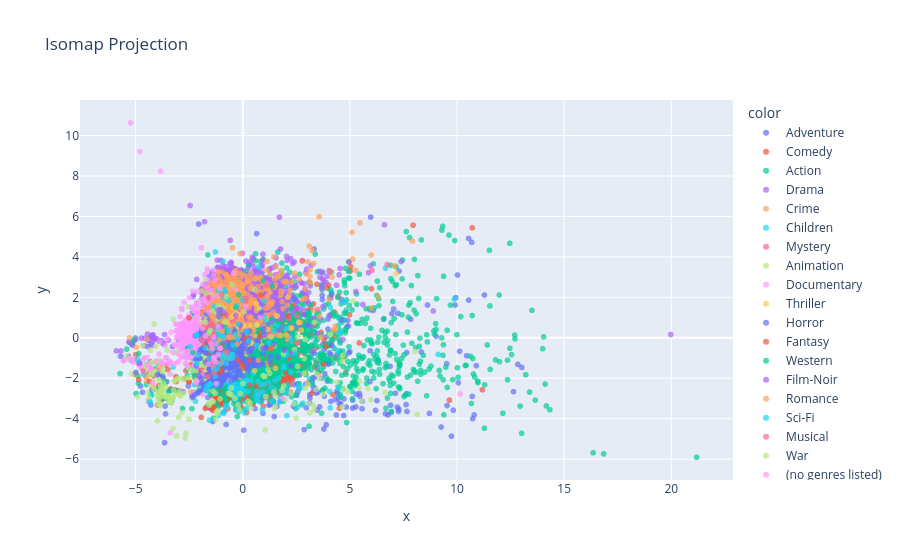

Notebook code cell kept with this figure:
### Markdown cell above
ISOMAP

### Code cell
embedding = Isomap(n_components = 2, n_neighbors= 30)
X_isomap = embedding.fit_transform(X_combined)
fig_iso = px.scatter( x = X_isomap[:,0], y =X_isomap[:,1], color = y, opacity = 0.7, title = 'Isomap Projection')
fig_iso.show()

### Figure 1 — Plotly figure (JSON) as saved in the notebook; plotly's stock layout.template omitted (floating-point values rounded to 4 significant figures; data arrays with more than 128 entries replaced by an {"elided": "..."} marker saying what was removed)
{"data": [{"hovertemplate": "color=Adventure<br>x=%{x}<br>y=%{y}<extra></extra>", "legendgroup": "Adventure", "marker": {"color": "#636efa", "opacity": 0.7, "symbol": "circle"}, "mode": "markers", "name": "Adventure", "showlegend": true, "type": "scattergl", "x": {"elided": "653 float values"}, "xaxis": "x", "y": {"elided": "653 float values"}, "yaxis": "y"}, {"hovertemplate": "color=Comedy<br>x=%{x}<br>y=%{y}<extra></extra>", "legendgroup": "Comedy", "marker": {"color": "#EF553B", "opacity": 0.7, "symbol": "circle"}, "mode": "markers", "name": "Comedy", "showlegend": true, "type": "scattergl", "x": {"elided": "2779 float values"}, "xaxis": "x", "y": {"elided": "2779 float values"}, "yaxis": "y"}, {"hovertemplate": "color=Action<br>x=%{x}<br>y=%{y}<extra></extra>", "legendgroup": "Action", "marker": {"color": "#00cc96", "opacity": 0.7, "symbol": "circle"}, "mode": "markers", "name": "Action", "showlegend": true, "type": "scattergl", "x": {"elided": "1828 float values"}, "xaxis": "x", "y": {"elided": "1828 float values"}, "yaxis": "y"}, {"hovertemplate": "color=Drama<br>x=%{x}<br>y=%{y}<extra></extra>", "legendgroup": "Drama", "marker": {"color": "#ab63fa", "opacity": 0.7, "symbol": "circle"}, "mode": "markers", "name": "Drama", "showlegend": true, "type": "scattergl", "x": {"elided": "2226 float values"}, "xaxis": "x", "y": {"elided": "2226 float values"}, "yaxis": "y"}, {"hovertemplate": "color=Crime<br>x=%{x}<br>y=%{y}<extra></extra>", "legendgroup": "Crime", "marker": {"color": "#FFA15A", "opacity": 0.7, "symbol": "circle"}, "mode": "markers", "name": "Crime", "showlegend": true, "type": "scattergl", "x": {"elided": "537 float values"}, "xaxis": "x", "y": {"elided": "537 float values"}, "yaxis": "y"}, {"hovertemplate": "color=Children<br>x=%{x}<br>y=%{y}<extra></extra>", "legendgroup": "Children", "marker": {"color": "#19d3f3", "opacity": 0.7, "symbol": "circle"}, "mode": "markers", "name": "Children", "showlegend": true, "type": "scattergl", "x": {"elided": "197 float values"}, "xaxis": "x", "y": {"elided": "197 float values"}, "yaxis": "y"}, {"hovertemplate": "color=Mystery<br>x=%{x}<br>y=%{y}<extra></extra>", "legendgroup": "Mystery", "marker": {"color": "#FF6692", "opacity": 0.7, "symbol": "circle"}, "mode": "markers", "name": "Mystery", "showlegend": true, "type": "scattergl", "x": [6.028, 6.743, -0.398, -0.736, -0.5639, -0.9309, 1.107, -0.74, 1.313, -0.7736, -0.632, -0.3629, -0.8191, -0.4497, 0.1936, -0.3935, 0.03647, 4.063, -0.7019, -1.201, -0.5645, -0.6249, -0.8976, 3.502, -0.8936, -0.1629, -0.6756, -0.9735, -0.02528, 1.043, -0.2014, -1.593, -0.784, -2.283, 0.1421, -0.5752, 2.531, -0.6312, -0.6891, 2.148, 0.004257, -0.6897, -1.088, -1.164, -4.724, -1.427, -0.3539, 2.575], "xaxis": "x", "y": [3.334, 3.624, -0.1379, 0.5971, 0.3281, 0.6528, 2.583, 1.096, 0.1061, 0.722, 0.7606, -0.4467, 0.2305, 0.9023, 0.04734, 0.4456, 0.06929, 3.267, -0.1528, -1.478, 0.5791, -0.5398, -1.536, 1.403, 0.3135, 0.503, -0.6583, 0.9714, -0.1193, 0.1116, -0.3448, -0.2064, -0.9319, -0.7318, 1.823, 0.49, 1.073, 0.2942, 0.6244, 0.9576, -0.6968, 0.2689, -1.498, -1.516, -1.481, -1.436, 1.036, -0.2272], "yaxis": "y"}, {"hovertemplate": "color=Animation<br>x=%{x}<br>y=%{y}<extra></extra>", "legendgroup": "Animation", "marker": {"color": "#B6E880", "opacity": 0.7, "symbol": "circle"}, "mode": "markers", "name": "Animation", "showlegend": true, "type": "scattergl", "x": {"elided": "298 float values"}, "xaxis": "x", "y": {"elided": "298 float values"}, "yaxis": "y"}, {"hovertemplate": "color=Documentary<br>x=%{x}<br>y=%{y}<extra></extra>", "legendgroup": "Documentary", "marker": {"color": "#FF97FF", "opacity": 0.7, "symbol": "circle"}, "mode": "markers", "name": "Documentary", "showlegend": true, "type": "scattergl", "x": {"elided": "386 float values"}, "xaxis": "x", "y": {"elided": "386 float values"}, "yaxis": "y"}, {"hovertemplate": "color=Thriller<br>x=%{x}<br>y=%{y}<extra></extra>", "legendgroup": "Thriller", "marker": {"color": "#FECB52", "opacity": 0.7, "symbol": "circle"}, "mode": "markers", "name": "Thriller", "showlegend": true, "type": "scattergl", "x": [0.858, -0.2353, 0.1517, -0.3392, -0.02534, 7.153, 0.5003, 1.291, -0.5293, 0.5508, 2.094, 1.604, -0.6119, -0.1001, 2.021, -0.2905, -0.3156, -0.1487, -0.4389, -0.8665, -0.9794, -0.7437, -1.039, 1.145, -0.8509, -0.7173, 2.727, -0.3586, -0.3072, -0.08965, -0.5381, -0.1836, 0.3997, -0.648, 0.05932, -0.5801, 0.3641, 0.1325, -0.8472, -0.3837, -0.07449, 1.756, 0.5243, 1.476, 1.526, 2.606, 1.018, -0.6127, -0.5591, -0.738, -0.2068, -0.3165, 0.942, -0.03403, -1.532, 2.282, 0.8859, -0.5797, -0.2101, -0.7093, -0.9201, -0.3116, -0.5637, -0.6438, -0.5551, -0.175, -0.6375, -0.6654, -0.586, -0.1759, 0.6191, -0.5797, -0.7371, 0.07119, -0.7919, -0.6134, 0.0544, -0.4169, 0.6782, -1.078, -0.424, -0.473, -0.6017, 0.7819], "xaxis": "x", "y": [-0.5003, -0.1854, -0.7823, 0.113, -0.08829, 3.177, -0.2566, -0.5072, -0.1578, -1.629, 1.995, 1.075, -0.2691, -1.143, 0.1364, 0.5254, 0.3324, -0.03576, 0.4917, 0.3563, -0.4597, -0.6279, 0.2549, 0.4192, -0.6752, 0.502, 0.379, 0.4419, 0.2478, -0.1956, 1.024, -1.366, -0.3738, 0.6082, -0.5796, -1.086, 0.624, -0.1882, 0.3725, -1.046, -0.05938, 0.111, -0.4425, -0.3941, -1.515, 0.7581, 0.06555, -1.285, 0.4624, 0.8109, -0.1742, -0.1998, -0.5901, 0.05887, -2.02, 0.482, -0.3977, -1.181, 1.141, -1.226, 0.3119, 1.233, -0.5415, 0.39, -1.156, -1.287, -0.5691, -1.351, -1.433, -1.113, 1.686, -1.181, -1.016, 0.5895, -0.9259, -1.323, -0.2369, 1.108, 0.6291, -1.711, 1.479, -0.8737, -1.184, -0.1547], "yaxis": "y"}, {"hovertemplate": "color=Horror<br>x=%{x}<br>y=%{y}<extra></extra>", "legendgroup": "Horror", "marker": {"color": "#636efa", "opacity": 0.7, "symbol": "circle"}, "mode": "markers", "name": "Horror", "showlegend": true, "type": "scattergl", "x": {"elided": "468 float values"}, "xaxis": "x", "y": {"elided": "468 float values"}, "yaxis": "y"}, {"hovertemplate": "color=Fantasy<br>x=%{x}<br>y=%{y}<extra></extra>", "legendgroup": "Fantasy", "marker": {"color": "#EF553B", "opacity": 0.7, "symbol": "circle"}, "mode": "markers", "name": "Fantasy", "showlegend": true, "type": "scattergl", "x": [-1.123, -1.438, 0.8386, 2.106, -0.9702, 3.887, 0.7889, -0.5716, -1.028, -0.9284, 0.01266, -1.323, -1.024, -1.094, -4.855, -1.049, -1.788, -4.361, -1.523, -0.4891, -1.573, -1.573, -1.401, -0.8967, -2.507, 1.311, -1.253, -3.497, -1.482, -1.76, 0.3225, 5.437, -0.9687, 0.1052, -1.483, -0.2291, -0.03213, 9.644, -1.102, 3.769, 11.18, 0.3153], "xaxis": "x", "y": [-0.5678, -1.053, 2.112, 1.085, -0.3594, -0.4249, 0.07604, -0.1169, -1.54, -0.04131, -1.485, -1.74, -0.1925, -0.5148, -2.071, -1.703, 0.4295, -2.151, 0.8917, -0.8867, 0.2016, -1.066, -0.9551, 1.072, 0.9825, -0.5518, -0.4793, -1.57, -0.7672, -0.3646, -2.341, -0.2551, -0.5424, -0.05137, -0.4807, -1.112, -1.309, -3.083, -1.107, -1.315, -2.571, -1.106], "yaxis": "y"}, {"hovertemplate": "color=Western<br>x=%{x}<br>y=%{y}<extra></extra>", "legendgroup": "Western", "marker": {"color": "#00cc96", "opacity": 0.7, "symbol": "circle"}, "mode": "markers", "name": "Western", "showlegend": true, "type": "scattergl", "x": [-0.3806, 1.372, -0.966, -1.366, -1.102, -1.457, -0.1891, -1.382, -0.8664, -1.089, -0.8145, -0.9799, -1.11, -1.637, -1.43, -1.62, -0.3414, -1.244, -0.5134, -2.329, 1.685, 0.956, -0.8173], "xaxis": "x", "y": [-0.4841, 2.541, -0.9109, 0.5226, -0.08242, 0.7541, 2.139, 0.7229, 0.206, 1.027, 0.5391, -0.1633, -0.2507, 0.2974, 0.6767, 0.2264, 1.499, 0.6008, -0.09499, -0.7306, 0.6792, 2.825, -0.4376], "yaxis": "y"}, {"hovertemplate": "color=Film-Noir<br>x=%{x}<br>y=%{y}<extra></extra>", "legendgroup": "Film-Noir", "marker": {"color": "#ab63fa", "opacity": 0.7, "symbol": "circle"}, "mode": "markers", "name": "Film-Noir", "showlegend": true, "type": "scattergl", "x": [-0.8261, -0.3273, -1.156, -0.8101, -1.5, -1.138, -0.5893, -1.437, -1.106, -1.827, -0.9997, -1.581], "xaxis": "x", "y": [-0.1912, 1.112, 1.372, 1.276, 0.5027, 1.071, 0.1574, 0.6526, 0.4959, 0.203, 0.5076, 0.8415], "yaxis": "y"}, {"hovertemplate": "color=Romance<br>x=%{x}<br>y=%{y}<extra></extra>", "legendgroup": "Romance", "marker": {"color": "#FFA15A", "opacity": 0.7, "symbol": "circle"}, "mode": "markers", "name": "Romance", "showlegend": true, "type": "scattergl", "x": [-0.7022, -1.465, -1.28, -0.8855, -0.8899, -0.906, -1.096, -0.5789, -1.38, -0.3134, 2.788, 2.146, -0.9731, -0.6109, -0.9888, -0.3407, -0.5137, -0.9013, 0.7236, -1.232, -0.6134, -0.65, -1.445, -1.409, -1.473, -0.6973, -0.2622, -3.876, -1.769, -1.392, -0.9609, -0.1823, 1.581, -0.9868, -1.416, -1.025, -1.017, -0.8224], "xaxis": "x", "y": [0.03821, -0.1903, 0.2288, -0.01244, 0.9325, 0.7879, -0.09767, 0.4934, -1.455, 0.02761, 1.895, -0.03709, 0.7973, 0.04039, 1.75, 0.08054, 0.0245, -1.007, -1.108, 0.6632, 0.3227, -1.009, 0.4163, 0.8241, 1.117, 1.41, -0.3125, -1.454, 0.5545, 0.9703, 0.3157, 0.08654, 0.141, 0.1774, -0.3817, 0.003264, -1.252, -0.781], "yaxis": "y"}, {"hovertemplate": "color=Sci-Fi<br>x=%{x}<br>y=%{y}<extra></extra>", "legendgroup": "Sci-Fi", "marker": {"color": "#19d3f3", "opacity": 0.7, "symbol": "circle"}, "mode": "markers", "name": "Sci-Fi", "showlegend": true, "type": "scattergl", "x": [1.211, 2.25, 0.1904, -0.4643, -1.462, -1.565, -1.185, 2.429, -1.087, -0.4703, -0.9197, -2.143, -1.83, -1.404, -0.2542, -2.159, -0.6759, -1.875, -1.675, -2.138, -1.479, -1.386, -1.521, -1.532, -0.9127, -0.7651, -0.5354, -1.288, -4.32, -1.354, -0.9148, -1.465, -1.757, -1.246, 0.6604, -0.9407, -1.185, 1.069, 1.454, -1.57, -1.322, 9.868, 9.122, -1.318, -0.4634, -1.338, -1.266, -1.685, -0.3433, -1.734, -2.455, -2.09, -1.081, -1.067, -1.504, 1.599, -0.5348, -0.7099, -0.2373, 4.753, -4.909, 0.2637], "xaxis": "x", "y": [-0.2327, -0.1319, 0.3151, -0.9968, -1.179, -2.295, -1.515, -0.7467, 0.1407, -0.8215, -0.7953, 0.1401, -0.02859, -0.9492, -0.05752, 0.1328, 0.3546, -0.05601, -2.389, -1.259, -0.6314, -0.07268, -2.327, -2.277, 0.04372, -1.266, -0.8343, -1.907, -3.167, -0.009497, -1.052, -0.1462, -0.487, 0.2329, -0.3658, 0.06517, -2.273, 0.8607, 0.3423, -1.025, -1.634, 1.918, -0.8209, 0.4641, -0.3762, -1.63, -0.4771, -2.608, 0.1806, -2.596, -0.4446, -0.8618, -1.296, -0.8832, 0.3838, 0.6219, -1.008, -0.9773, 0.67, 1.769, -1.066, -0.1642], "yaxis": "y"}, {"hovertemplate": "color=Musical<br>x=%{x}<br>y=%{y}<extra></extra>", "legendgroup": "Musical", "marker": {"color": "#FF6692", "opacity": 0.7, "symbol": "circle"}, "mode": "markers", "name": "Musical", "showlegend": true, "type": "scattergl", "x": [-1.322, -1.652, -1.421, -1.513, 2.776, -1.497, -1.338, -0.993, -1.793, -1.393, -1.468, -1.65, -1.86, -1.868, -1.339, -1.787, -1.623, -1.443, -1.581, -1.611, -1.454, -0.7375, -4.643], "xaxis": "x", "y": [0.5383, 0.6297, 0.2803, -0.1972, 3.819, -0.22, 0.09095, 2.12, 0.5298, -1.166, 0.7307, 0.5223, -0.01129, -0.1641, -1.72, 0.5831, -1.92, 0.5885, 1.992, -0.06984, 0.1292, -0.6872, -1.652], "yaxis": "y"}, {"hovertemplate": "color=War<br>x=%{x}<br>y=%{y}<extra></extra>", "legendgroup": "War", "marker": {"color": "#B6E880", "opacity": 0.7, "symbol": "circle"}, "mode": "markers", "name": "War", "showlegend": true, "type": "scattergl", "x": [-1.522, -1.586, -0.8276, -1.734], "xaxis": "x", "y": [0.3558, 0.2405, 0.7828, 0.7545], "yaxis": "y"}, {"hovertemplate": "color=(no genres listed)<br>x=%{x}<br>y=%{y}<extra></extra>", "legendgroup": "(no genres listed)", "marker": {"color": "#FF97FF", "opacity": 0.7, "symbol": "circle"}, "mode": "markers", "name": "(no genres listed)", "showlegend": true, "type": "scattergl", "x": [-3.393, 1.872, 10.15, -1.246, -1.34, -1.61, -1.254, -1.232, -1.134, -1.138, -4.589, -3.418, -1.05, -1.425, -1.575, -2.614, -1.734, -1.323, -1.344, -3.905, -4.302, -2.874, -4.432, -1.853, -4.589, -1.362, -4.302, -5.238, -4.431, -4.209, -4.456, -1.875, -1.486, -1.041], "xaxis": "x", "y": [-1.786, -2.992, -2.774, -2.265, -1.143, -1.298, -1.214, -0.2756, 0.5427, -0.818, -1.007, -1.162, -0.5188, -0.5447, 1.276, -0.1537, 0.09175, -0.9563, -0.9992, -0.8058, -1.544, -0.5664, -1.342, -2.811, -1.007, 0.03369, -1.544, 10.63, -1.344, -2.233, -0.9644, 0.4573, -0.285, -0.5083], "yaxis": "y"}], "layout": {"legend": {"title": {"text": "color"}, "tracegroupgap": 0}, "title": {"text": "Isomap Projection"}, "xaxis": {"anchor": "y", "domain": [0, 1], "title": {"text": "x"}}, "yaxis": {"anchor": "x", "domain": [0, 1], "title": {"text": "y"}}}}
